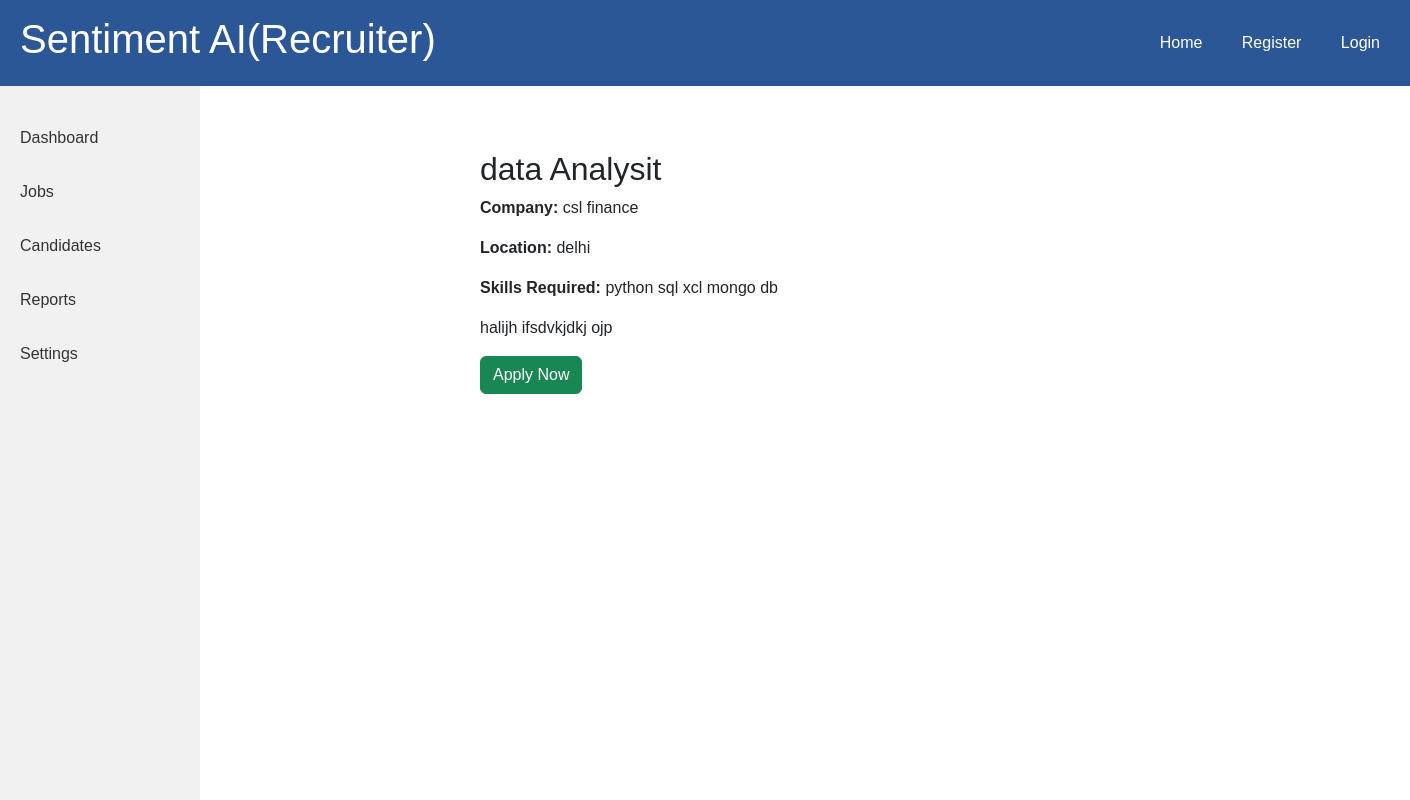
Page /jobs/detail/1/ on the committed database.
### jobs/models.py (models this page shows, shortened)
class Job(models.Model):
    company = models.ForeignKey(CompanyProfile, on_delete=models.CASCADE, related_name='jobs')
    title = models.CharField(max_length=200)
    description = models.TextField()
    skills_required = models.TextField(help_text="Enter comma-separated skills, e.g. Python, Django, REST API")
    location = models.CharField(max_length=100)
    salary_range = models.CharField(max_length=100, blank=True, null=True)
    experience_required = models.CharField(max_length=100, blank=True, null=True)
    created_at = models.DateTimeField(default=timezone.now)
    is_active = models.BooleanField(default=True)
    class Meta:
        ordering = ['-created_at']
        verbose_name = "Job"
        verbose_name_plural = "Jobs"

### accounts/models.py (models this page shows, shortened)
class CompanyProfile(models.Model):
    user = models.OneToOneField(User, on_delete=models.CASCADE, related_name='company_profile')
    company_name = models.CharField(max_length=200)
    industry = models.CharField(max_length=100, blank=True)
    website = models.URLField(max_length=200, blank=True, null=True)
    description = models.TextField(blank=True)

### jobs/views.py (the view)
# urls.py: path('detail/<int:job_id>/', views.job_detail, name='job_detail'),
def job_detail(request, job_id):
    job = get_object_or_404(Job, id=job_id)
    return render(request, 'jobs/job_detail.html', {'job': job})

### jobs/templates/jobs/job_detail.html
{% extends 'base.html' %}
{% block content %}
<div class="container mt-4">
    <h2>{{ job.title }}</h2>
    <p><strong>Company:</strong> {{ job.company.company_name }}</p>
    <p><strong>Location:</strong> {{ job.location }}</p>
    <p><strong>Skills Required:</strong> {{ job.skills_required }}</p>
    <p>{{ job.description }}</p>
    <a href="{% url 'apply_job' job.id %}" class="btn btn-success">Apply Now</a>
</div>
{% endblock %}

### templates/base.html (style rules this page uses)
body { font-family: Arial, sans-serif; margin: 0; padding: 0; display: flex; flex-direction: column; }
.container { margin-left: 220px; padding: 20px; flex: 1; }

### rows in the picture
Job: title "data Analysit", company.company_name "csl finance", location "delhi", skills_required "python sql xcl mongo db", description "halijh ifsdvkjdkj ojp"
